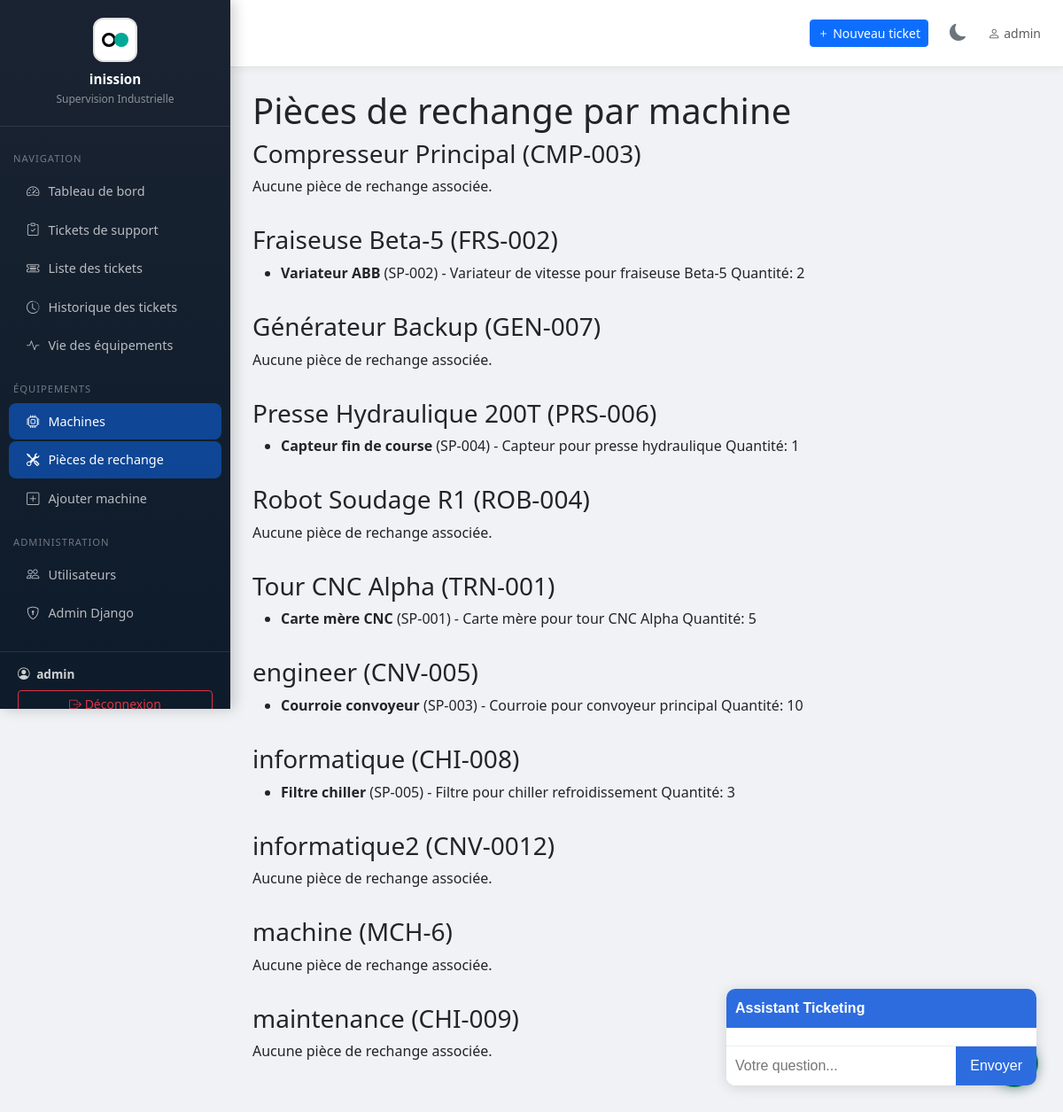
Page /machines/spare-parts/ (signed in) on the committed database.
### tickets/models.py (models this page shows, shortened)
class Machine(models.Model):
    nom = models.CharField(max_length=200, verbose_name="Nom de la machine")
    reference = models.CharField(max_length=100, unique=True, verbose_name="Référence")
    localisation = models.CharField(max_length=200, verbose_name="Localisation / Zone")
    description = models.TextField(blank=True, verbose_name="Description")
    actif = models.BooleanField(default=True, verbose_name="Active")
    date_installation = models.DateField(null=True, blank=True, verbose_name="Date d'installation")
    department = models.ForeignKey('Department', on_delete=models.SET_NULL, null=True, blank=True, verbose_name="Département associé")
    operator = models.ForeignKey('OperatorProfile', on_delete=models.SET_NULL, null=True, blank=True, verbose_name="Opérateur assigné")
    manuel_pdf = models.FileField(upload_to='machines/manuals/', blank=True, null=True, verbose_name="Manuel d'utilisation (PDF)")
    manuel_texte = models.TextField(blank=True, null=True, verbose_name="Manuel d'utilisation (texte)")
    class Meta:
        verbose_name = "Machine"
        verbose_name_plural = "Machines"
        ordering = ['nom']

class SparePart(models.Model):
    nom = models.CharField(max_length=200, verbose_name="Nom de la pièce")
    reference = models.CharField(max_length=100, unique=True, verbose_name="Référence pièce")
    description = models.TextField(blank=True, verbose_name="Description")
    machines = models.ManyToManyField('Machine', related_name='spare_parts', blank=True, verbose_name="Machines concernées")
    quantite = models.PositiveIntegerField(default=0, verbose_name="Quantité disponible")
    actif = models.BooleanField(default=True, verbose_name="Active")
    class Meta:
        verbose_name = "Pièce de rechange"
        verbose_name_plural = "Pièces de rechange"
        ordering = ['nom']

### tickets/views.py (the view)
# urls.py: path('machines/spare-parts/', views.machine_spare_parts_view, name='machine_spare_parts'),
@login_required
def machine_spare_parts_view(request):
    from .models import Machine
    machines = Machine.objects.prefetch_related('spare_parts').all()
    spare_parts = SparePart.objects.all()
    stock_critique = spare_parts.filter(quantite__lt=3, actif=True)
    return render(request, 'tickets/machine_spare_parts.html', {
        'machines': machines,
        'spare_parts': spare_parts,
        'stock_critique': stock_critique,
    })

### tickets/templatetags/permissions.py (called while the page is built)
@register.filter
def is_admin_or_supervisor(user):
    if user.is_superuser or user.is_staff:
        return True
    profile = getattr(user, 'operatorprofile', None)
    return profile and profile.role == 'superviseur'

### templates/tickets/machine_spare_parts.html (shortened to what this page needs)
{% extends 'tickets/base.html' %}
{% block content %}
<h1>Pièces de rechange par machine</h1>
<div>
  {% for machine in machines %}
    <div style="margin-bottom:2em;">
      <h3>{{ machine.nom }} ({{ machine.reference }})</h3>
      {% if machine.spare_parts.all %}
        <ul>
          {% for part in machine.spare_parts.all %}
            <li>
              <strong>{{ part.nom }}</strong> ({{ part.reference }}) - {{ part.description }}
              <span>Quantité: {{ part.quantite }}</span>
            </li>
          {% empty %}
            <li>Aucune pièce de rechange associée.</li>
          {% endfor %}
        </ul>
      {% else %}
        <p>Aucune pièce de rechange associée.</p>
      {% endif %}
    </div>
  {% endfor %}
</div>
{% endblock %}

### tickets/templates/tickets/base.html (shortened to what this page needs)
{% load permissions %}
<!DOCTYPE html>
<html lang="fr">
<head>
    <link href="https://cdnjs.cloudflare.com/ajax/libs/bootstrap/5.3.2/css/bootstrap.min.css" rel="stylesheet">
    <link href="https://cdnjs.cloudflare.com/ajax/libs/bootstrap-icons/1.11.3/font/bootstrap-icons.min.css" rel="stylesheet">
</head>
<body>
{% if user.is_authenticated %}
<div class="sidebar d-flex flex-column">
    <div class="sidebar-brand flex-shrink-0">
        <div class="brand-icon"></div>
        <h5>inission</h5>
        <small>Supervision Industrielle</small>
    </div>
    <nav class="mt-2 flex-grow-1">
        <div class="sidebar-section">Navigation</div>
        <a href="{% url 'dashboard' %}" class="nav-link {% if request.resolver_match.url_name == 'dashboard' %}active{% endif %}">
            <i class="bi bi-speedometer2"></i><span>Tableau de bord</span>
        </a>
        <a href="{% url 'demande_dashboard' %}" class="nav-link {% if 'demande' in request.resolver_match.url_name %}active{% endif %}">
            <i class="bi bi-clipboard-check"></i><span>Tickets de support</span>
        </a>
        <a href="{% url 'ticket_list_new' %}" class="nav-link {% if request.resolver_match.url_name == 'ticket_list_new' %}active{% endif %}">
            <i class="bi bi-ticket-detailed"></i><span>Liste des tickets</span>
        </a>
            <a href="{% url 'ticket_history_list' %}" class="nav-link {% if request.resolver_match.url_name == 'ticket_history_list' %}active{% endif %}">
                <i class="bi bi-clock-history"></i><span>Historique des tickets</span>
            </a>
        <a href="{% url 'viee_dashboard' %}" class="nav-link {% if 'viee' in request.resolver_match.url_name %}active{% endif %}">
            <i class="bi bi-activity"></i><span>Vie des équipements</span>
        </a>
        {% if user|is_admin_or_supervisor %}
        <div class="sidebar-section">Équipements</div>
        <a href="{% url 'machine_list' %}" class="nav-link {% if 'machine' in request.resolver_match.url_name %}active{% endif %}">
            <i class="bi bi-cpu"></i><span>Machines</span>
        </a>
            <a href="{% url 'machine_spare_parts' %}" class="nav-link {% if request.resolver_match.url_name == 'machine_spare_parts' %}active{% endif %}">
                <i class="bi bi-tools"></i><span>Pièces de rechange</span>
            </a>
        <a href="{% url 'machine_create' %}" class="nav-link">
            <i class="bi bi-plus-square"></i><span>Ajouter machine</span>
        </a>
        {% endif %}
        {% if user.is_staff %}
        <div class="sidebar-section">Administration</div>
        <a href="{% url 'user_list' %}" class="nav-link {% if 'user' in request.resolver_match.url_name %}active{% endif %}">
            <i class="bi bi-people"></i><span>Utilisateurs</span>
        </a>
        <a href="/admin/" class="nav-link">
            <i class="bi bi-shield-lock"></i><span>Admin Django</span>
        </a>
        {% endif %}
    </nav>
    <div class="sidebar-footer flex-shrink-0">
        <div class="user-info">
            <i class="bi bi-person-circle me-1"></i>
            <strong>{{ user.get_full_name|default:user.username }}</strong>
        </div>
        <form action="{% url 'logout' %}" method="post" style="margin-top:8px;">
            <button type="submit" class="btn btn-sm btn-outline-danger w-100">
                <i class="bi bi-box-arrow-right"></i> <span>Déconnexion</span>
            </button>
        </form>
    </div>
</div>
<div class="main-content">
    <div class="topbar">
        <div class="d-flex align-items-center gap-3">
            <a href="{% url 'demande_create' %}" class="btn btn-primary btn-sm">
                <i class="bi bi-plus"></i> Nouveau ticket
            </a>
            <button class="theme-toggle-btn" onclick="toggleTheme()" title="Basculer le thème">
                <i class="bi bi-moon-fill" id="theme-icon"></i>
            </button>
            <span class="text-muted small"><i class="bi bi-person me-1"></i>{{ user.username }}</span>
        </div>
    </div>
    <div class="page-content">
        {% block content %}{% endblock %}
    </div>
</div>
{% else %}
    {% block auth_content %}{% endblock %}
{% endif %}
    <div id="chatbot-widget">
      <div id="chatbot-header">Assistant Ticketing</div>
      <div id="chatbot-messages"></div>
      <div id="chatbot-input-row">
        <input id="chatbot-input" type="text" placeholder="Votre question..." autocomplete="off" />
        <button id="chatbot-send">Envoyer</button>
      </div>
    </div>
{% if user.is_authenticated %}
{% include "tickets/chatbot_widget.html" %}
{% endif %}
</body>
</html>

### tickets/templates/tickets/base.html (style rules this page uses)
:root { --sidebar-width: 260px; --primary: #1a2332; --accent: #0d6efd; --danger: #dc3545; }
body { background: #f0f2f5; font-family: 'Segoe UI', sans-serif; }
.sidebar { width: var(--sidebar-width); background: linear-gradient(180deg, #1a2332 0%, #0d1b2a 100%); min-height: 100vh; position: fixed; top: 0; left: 0; z-index: 1000; overflow-y: auto; overflow-x: hidden; box-shadow: 4px 0 15px rgba(0,0,0,0.2); max-height: 100vh; }
.sidebar-brand { padding: 20px; border-bottom: 1px solid rgba(255,255,255,0.1); text-align: center; }
.sidebar-brand h5 { color: #fff; font-weight: 700; font-size: 0.95rem; margin: 0; }
.sidebar-brand small { color: rgba(255,255,255,0.5); font-size: 0.75rem; }
.sidebar-brand .brand-icon { width: 50px; height: 50px; background: white; border-radius: 12px; display: flex; align-items: center; justify-content: center; margin: 0 auto 10px; font-size: 1.5rem; position: relative; border: 2px solid #e0e0e0; }
.sidebar-brand .brand-icon::before { content: ''; position: absolute; width: 16px; height: 16px; border: 3px solid #000; border-radius: 50%; left: 8px; top: 50%; transform: translateY(-50%); }
.sidebar-brand .brand-icon::after { content: ''; position: absolute; width: 16px; height: 16px; background: #00a896; border-radius: 50%; right: 8px; top: 50%; transform: translateY(-50%); }
.sidebar-section { padding: 10px 15px 5px; font-size: 0.7rem; color: rgba(255,255,255,0.4); text-transform: uppercase; letter-spacing: 1px; margin-top: 10px; }
.sidebar .nav-link { color: rgba(255,255,255,0.7); padding: 10px 20px; border-radius: 8px; margin: 2px 10px; font-size: 0.9rem; transition: all 0.2s; display: flex; align-items: center; gap: 10px; }
.sidebar .nav-link:hover, .sidebar .nav-link.active { background: rgba(13,110,253,0.3); color: #fff; }
.sidebar .nav-link.active { background: rgba(13,110,253,0.5); }
.sidebar-footer { padding: 15px 20px; border-top: 1px solid rgba(255,255,255,0.1); margin-top: 20px; }
.user-info { color: rgba(255,255,255,0.8); font-size: 0.85rem; }
.main-content { margin-left: var(--sidebar-width); min-height: 100vh; }
.topbar { background: white; padding: 15px 25px; border-bottom: 1px solid #e0e0e0; box-shadow: 0 2px 10px rgba(0,0,0,0.05); display: flex; align-items: center; justify-content: space-between; }
.page-content { padding: 25px; }
.theme-toggle-btn { background: none; border: none; color: #6c757d; font-size: 1.2rem; cursor: pointer; padding: 8px; border-radius: 6px; transition: all 0.3s ease; display: flex; align-items: center; justify-content: center; }
#chatbot-widget { position: fixed; bottom: 30px; right: 30px; width: 350px; max-width: 90vw; background: #fff; border-radius: 10px; box-shadow: 0 2px 16px #0002; z-index: 9999; font-family: Arial, sans-serif; display: flex; flex-direction: column; overflow: hidden; }
#chatbot-header { background: #2d6cdf; color: #fff; padding: 10px; font-weight: bold; }
#chatbot-messages { flex: 1; padding: 10px; overflow-y: auto; max-height: 300px; }
#chatbot-input-row { display: flex; border-top: 1px solid #eee; }
#chatbot-input { flex: 1; border: none; padding: 10px; }
#chatbot-send { background: #2d6cdf; color: #fff; border: none; padding: 0 16px; cursor: pointer; }

### rows in the picture
Machine: nom "Compresseur Principal", reference "CMP-003", shows "Aucune pièce de rechange associée."
Machine: nom "Fraiseuse Beta-5", reference "FRS-002"
SparePart: nom "Variateur ABB", reference "SP-002", description "Variateur de vitesse pour fraiseuse Beta-5", quantite "2"
Machine: nom "Générateur Backup", reference "GEN-007", shows "Aucune pièce de rechange associée."
Machine: nom "Presse Hydraulique 200T", reference "PRS-006"
SparePart: nom "Capteur fin de course", reference "SP-004", description "Capteur pour presse hydraulique", quantite "1"
Machine: nom "Robot Soudage R1", reference "ROB-004", shows "Aucune pièce de rechange associée."
Machine: nom "Tour CNC Alpha", reference "TRN-001"
SparePart: nom "Carte mère CNC", reference "SP-001", description "Carte mère pour tour CNC Alpha", quantite "5"
Machine: nom "engineer", reference "CNV-005"
SparePart: nom "Courroie convoyeur", reference "SP-003", description "Courroie pour convoyeur principal", quantite "10"
Machine: nom "informatique", reference "CHI-008"
SparePart: nom "Filtre chiller", reference "SP-005", description "Filtre pour chiller refroidissement", quantite "3"
Machine: nom "informatique2", reference "CNV-0012", shows "Aucune pièce de rechange associée."
Machine: nom "machine", reference "MCH-6", shows "Aucune pièce de rechange associée."
Machine: nom "maintenance", reference "CHI-009", shows "Aucune pièce de rechange associée."

### other values in the picture
{{ user.get_full_name|default:user.username }} "admin"
{{ user.username }} "admin"
